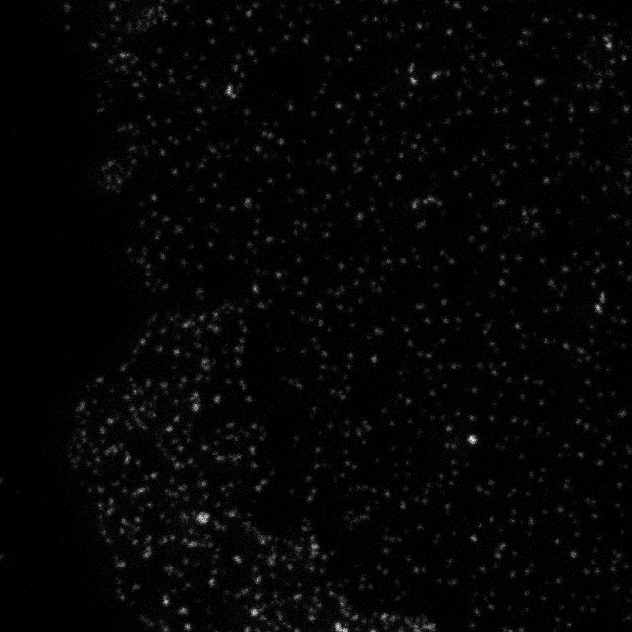
#> input picture mba-08/clusters.png, 632 x 632 px
$ jupyter execute MBA_08.ipynb
#> lines starting #> are read from the running program, lines starting #| are printed output that depends on the picture; after the words box and inside, x2 and y2 are one past the last pixel; in counts of white or black regions, pixels touching at a corner belong together
<center> <h5>Wintersemester 2024/25</h5> </center>
<center> <h1>Medizinische Bildanalyse</h1> </center>
<center> <h3>Aufgabenblatt 8</h3> </center>
<center> <h5>02. Dezember 2024</h5> </center>
<center> <h5>
    Prof. Dr. Thomas Schultz,
    <a href = "mailto: jlen@uni-bonn.de">Jonathan Lennartz</a>,
    <a href = "mailto: jgruen@uni-bonn.de">Dr. Johannes Grün</a>
</h5> </center>
<center> <h5>Abgabefrist: <b>09.12.2024, 10:00 Uhr, via eCampus</b></h5> </center>
</br>

### Aufgabe 1 (Evaluierung von Segmentierungen, 10 Punkte)

a) Wenn man den Vordergrund als positive Klasse, den Hintergrund als negative Klasse ansieht, kann man eine Bildsegmentierung in Vorder- und Hintergrund auch als binäre Klassifikationsaufgabe für jeden Pixel betrachten. Die Ergebnisse eines binären Klassifikators können richtig positiv (RP), falsch positiv (FP), richtig negativ (RN) oder falsch negativ (FN) sein. Gängige Maße zur Beurteilung binärer Klassifikatoren sind darauf aufbauend Sensitivität (recall) R=RP/(RP+FN), positiver Vorhersagewert (precision) P=RP/(RP+FP) und deren harmonisches Mittel
$$F_1=\frac{2}{R^{-1}+P^{-1}}$$
Zeigt, dass dieser $F_1$-Score und der in der Vorlesung definierte Dice-Score äquivalent sind. (5P)

_Lösung:_

$$F_1 = \frac{2}{R^{-1} + P^{-1}} = \frac{2}{\frac{RP + FN}{RP} + \frac{RP + FP}{RP}} = \frac{2}{\left( \frac{2 \cdot RP + FP + FN}{RP} \right)} = \frac{2 \cdot RP}{2 \cdot RP + FP + FN}$$

$$|A \cap B| = RP, |A| = RP + FP, |B| = RP + FN$$

$$DSC(A, B) = \frac{2 \cdot |A \cap B|}{|A| + |B|} = \frac{2 \cdot RP}{RP + FP + RP + FN} = \frac{2 \cdot RP}{2 \cdot RP + FP + FN} = F_1$$

b) Die in der Vorlesung definierten Dice- und IoU-Scores sind sehr ähnlich motiviert und formuliert. Tatsächlich verhalten sie sich auch sehr ähnlich. Zeigt, dass insbesondere stets folgende Ungleichung gilt: (5P)
$$\frac{1}{2}\mathrm{DSC}\leq \mathrm{IoU}\leq \mathrm{DSC}$$

_Lösung:_ Zunächst zeige $\frac{1}{2}DSC \leq IoU$:

$$\frac{1}{2}DSC = \frac{\vert A \cap B \vert}{\vert A \vert + \vert B \vert}  \leq \frac{\vert A \cap B \vert}{\vert A \vert + \vert B \vert - \vert A \cap B \vert}= IoU$$

Da der Schnitt immer größer gleich 0 ist, folgt dass die Ungleichung gilt, da der Nenner nur kleiner werden kann.

\begin{align*}
IoU &= & \frac{\vert A \cap B \vert}{\vert A \vert + \vert B \vert - \vert A \cap B \vert} &\leq \frac{2 \cdot (\vert A \cap B \vert)}{\vert A \vert + \vert B \vert} \\
&\Leftrightarrow & \vert A \cap B \vert \cdot (\vert A \vert + \vert B \vert) &\leq \vert A \cap B \vert \cdot (2\ \cdot \vert A \vert + 2 \cdot \vert B \vert - 2 \cdot \vert A \cap B \vert) \\
&\Leftrightarrow & 0 &\leq \vert A \cap B \vert \cdot (\vert A \vert + \vert B \vert - 2 \cdot \vert A \cap B \vert) \\
&\Leftrightarrow & 0 &\leq \vert A \cap B \vert \cdot (\vert A \cup B \vert - \vert A \cap B \vert) \\
\end{align*}

Da $A \cap B \subseteq A \cup B$ ist, folgt $|A \cap B| \le |A \cup B| \Leftrightarrow |A \cup B| - |A \cap B| \ge 0$. Zusätzlich gilt $|A \cap B| \ge 0$, also gilt die Ungleichung.

### Aufgabe 2 (Clustererkennung, 12 Punkte)

<center></center>
</br>
<center>Abbildung 2: Proteincluster von Zellmembranen in einem Mikroskopiebild.</center>
</br>
Die hellen Punkte in Abbildung 2 sind Proteincluster in einer Zellmembran und eine typische Aufgabe besteht darin, sie zu zählen. In dieser Aufgabe implementiert ihr dazu eine Pipeline, welche aus drei Teilen besteht: lokale Maximumerkennung, Glättung und Schwellenwert-Verfahren.
</br>

a) Erklärt kurz die Rolle von jeder Operation. Schreibt eine Funktion, welche die drei Operationen in einer logischen Reihenfolge auf ein Input-Bild anwendet. (3P)

Wir glätten zunächst, um Rauschen zu entfernen. Danach wenden wir einen Maximumfilter an, um die Proteincluster hervorzuheben. Schlussendlich wenden wir das Schwellenwertverfahren an, um das Bild zu binarisieren.

[cell 1]
import numpy as np
import matplotlib.pyplot as plt
from scipy.ndimage import gaussian_filter, maximum_filter
import skimage as ski

def protein_cluster_detection(input_image, sigma, min_distance, threshold):
    smoothed_image = gaussian_filter(input_image, sigma=sigma)
    local_max = maximum_filter(smoothed_image, size=min_distance)
    detected_clusters = np.where(local_max > threshold, 1, 0)

    fig, ax = plt.subplots(1, 4, figsize=(15, 10))
    ax[0].set_title("Input")
    ax[0].imshow(input_image, cmap='gray')
    ax[1].set_title("Nach Glättung")
    ax[1].imshow(smoothed_image, cmap='gray')
    ax[2].set_title("Nach Maximumerkennung")
    ax[2].imshow(local_max, cmap='gray')
    ax[3].set_title("Nach Binarisierung")
    ax[3].imshow(detected_clusters, cmap='gray')
    plt.show()

    return detected_clusters

input_image = ski.io.imread("clusters.png") / 255.0
#> input_image: shape (632, 632) float64; min 0, max 1, mean 0.021

clusters = protein_cluster_detection(input_image, 3, 10 , 0.1)
#> in protein_cluster_detection, `detected_clusters = np.where(local_max > threshold, 1, 0)`:
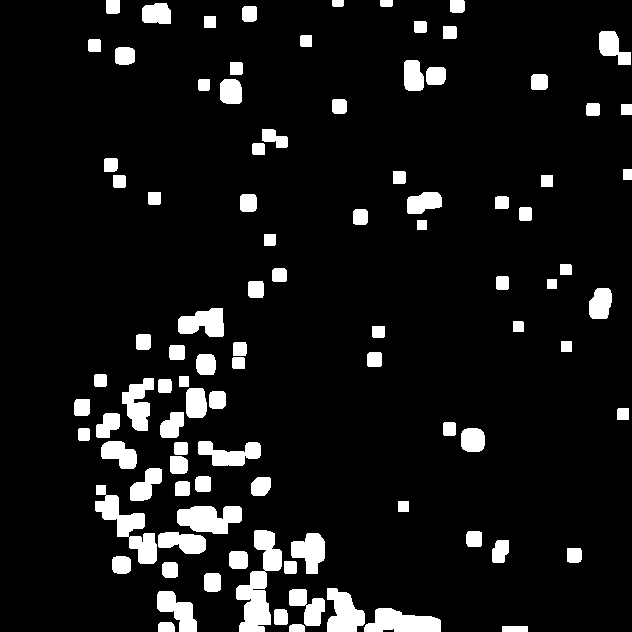
#> detected_clusters: shape (632, 632) int64; values 0 (black) and 1 (white), 8.8% white; 96 white regions, largest, box (x1, y1, x2, y2) and area: (236, 530, 282, 632) 2244, (95, 485, 157, 564) 1736, (177, 506, 242, 534) 1358

_Lösung:_

b) Erweitert die clustering Funktion so, dass sie ein Bild vor und nach jeder Operation plottet. (2P)

Siehe a)

c) Das Ziel dieser Teilaufgabe ist es Interaktionsmöglichkeiten mit dem Schwellenwert, der Standardabweichung für die Glättung, sowie der minimale Distanz zwischen Maxima über Schieberegler in die Visualisierung zu integrieren. Benutzt dazu die *interact* Methode aus den jupyter widgets. Um das unveränderliche Bild *image* zu übergeben benutzt die *fixed* Methode und für die veränderlichen Parameter *IntSlider* oder *FloatSlider*. Was sind sinvolle Wertbereiche für die jeweiligen Variablen? (5P)

[cell 2]
# Lösung
from ipywidgets import interact, IntSlider, FloatSlider, fixed

interact(protein_cluster_detection, input_image=fixed(input_image), sigma=FloatSlider(min=0.1, max=5, step=0.1, value=1.3),
        min_distance=IntSlider(min=1, max=30, step=1, value=5), threshold=FloatSlider(min=0.01, max=0.5, step=0.01, value=0.1))
#> the sliders are set to input_image = <module 'ipywidgets.fixed_' fr, sigma = 1.3, min_distance = 5, threshold = 0.1
#> (the call stopped at in protein_cluster_detection, `detected_clusters = np.where(local_max > threshold, 1, 0)`: ipywidgets is not available in this run)

d) Mit welchen Werten bekommt man ein sinnvolles Ergebnis? (2P)

_Lösung:_
</br>
Sinnvolle Werte sind sigma = 1.3, minimale Distanz zwischen den Maxima = 5, Schwellwert = 0.1.

### Aufgabe 3 (Wasserscheiden, 15 Punkte)
<p align="center">

&nbsp; &nbsp; &nbsp; &nbsp;

</p>
Ziel dieser Aufgabe ist es den Wasserscheiden-Algorithmus anzuwenden, um die Zellen in obigem Bild zu segmentieren und zu zählen.

a) Ladet das Bild ```nuclei.png``` in den Arbeitsspeicher. Benutzt einen geigneten Algorithums aus *skimage.filters* um einen Schwellenwert zu finden, der Vordergrund und Hintergrund separiert und plottet anschließend die resultierende Binärmaske. (2P)

[cell 3]
import matplotlib.pyplot as plt
import numpy as np
import skimage as ski

def plot_side_by_side(images):
    """
    Function to plot images side by side. For debugging and submission figures.

    images: list of images with roughly the same shape.
    """
    n = len(images)
    fig, axs = plt.subplots(1, n, figsize=(10, 5*n))
    for i, img in enumerate(images):
        axs[i].imshow(img)
    plt.setp(plt.gcf().get_axes(), xticks=[], yticks=[])
    return fig

[cell 4]
# Lösung:
img = ski.io.imread("nuclei.png", as_gray=True) / 255.0
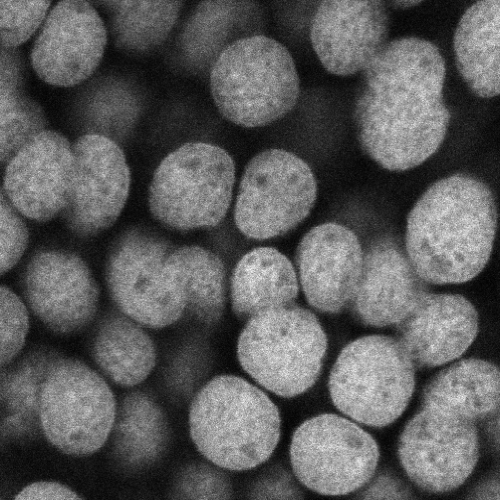
#> input picture mba-08/nuclei.png, 500 x 500 px
#> img: shape (500, 500) float64; min 0, max 0.00381, mean 0.0014

filtered = ski.filters.gaussian(img, sigma=3)
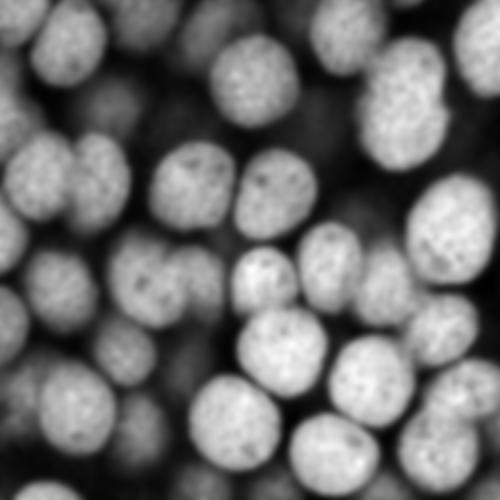
#> filtered: shape (500, 500) float64; min 0.000134, max 0.00308, mean 0.0014; drawn with min black and max white
threshold = ski.filters.threshold_otsu(filtered)
#> threshold = 0.00139
thresholded = np.where(filtered <= threshold, 0, 1)
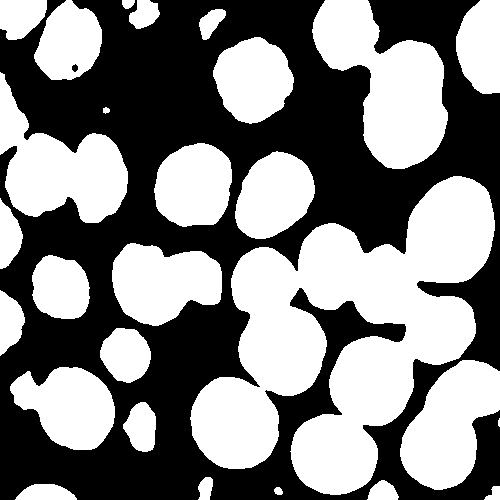
#> thresholded: shape (500, 500) int64; values 0 (black) and 1 (white), 50.5% white; 2 black regions, box (x1, y1, x2, y2) and area: (0, 0, 500, 500) 123718, (72, 64, 78, 72) 35

plt.imshow(thresholded, cmap="gray")
plt.show()

b) Um aus der Binärmaske eine topologische Karte für den Wasserscheiden-Algorithmus zu erzeugen, brauchen wir die Distanztransformation (vgl. Slide 23 Vorlesung 4). Wendet diese auf die Binärmaske an und plottet das Ergebnis. (2P)

[cell 5]
# Lösung:
import scipy as sp

distance = sp.ndimage.distance_transform_edt(thresholded)
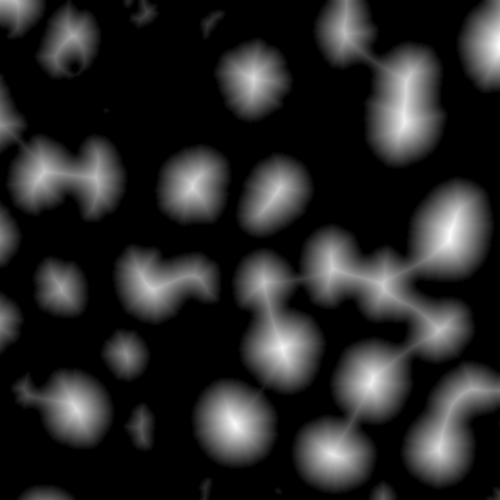
#> distance: shape (500, 500) float64; min 0, max 43.42, mean 6.7; drawn with min black and max white

plt.imshow(distance, cmap="gray")
plt.show()

c) Der Wasserscheiden-Algorithmus zählt Pixel immer dann als Grenze, wenn benachbarte Pixel zu verschiedenen Klassen gehören. Die zu berücksichtigenden Klassen können dabei durch Marker im Bild festgelegt werden. Geeignete Marker sind in unserem Fall lokale Maxima, wobei man eine gewisse Nachbarschaft berücksichtigen sollte um zu verhindern, dass dieselbe Zelle mehrere Marker enthält. Tragt diese Positionen in eine Maske ein und nutzt dafür fortlaufende positive Zahlen, sodass am Schluss jedes Maximum ein eindeutiges Label hat. (5P)
_Tipp: peak_local_max ist die Funktion der Wahl. Dabei könnt ihr eure Suche durch das label-Argument auf den Vordergrund einschränken und mit footprint die Nachbarschaft bestimmen, in der ein Pixel ein Maximum sein muss um gezählt zu werden._

[cell 6]
# Lösung:
from skimage.feature import peak_local_max

coords = peak_local_max(distance, footprint=np.ones((3,3)), labels=thresholded)
#> coords = 164 pairs, first value 1 to 498, second value 1 to 498
mask = np.zeros(distance.shape, dtype=bool)
mask[tuple(coords.T)] = True
markers, num_features = sp.ndimage.label(mask)

plt.imshow(mask, cmap="gray")
plt.show()
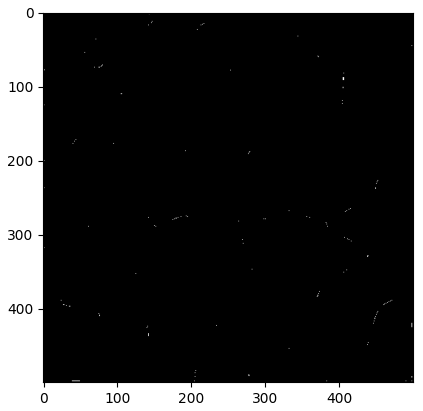
#> figure drawn by matplotlib, 1 panel

print(f"Found {num_features} features")

d) Benutzt den Wasserscheiden-Algorithmus aus dem *skimage.segmentation* Modul mit den Parametern die ihr bisher berechnet habt um die Zellen zu segmentieren und plottet das Ergebnis. (2P)
_Tipp: Denkt an die Maske, die Vordergrund von Hintergrund trennt._

[cell 7]
# Lösung:
from skimage.segmentation import watershed

# Hier -distance, da wir die Maxima (helle Stellen) als "Täler" interpretieren wollen
labels = watershed(-distance, markers, mask=thresholded)
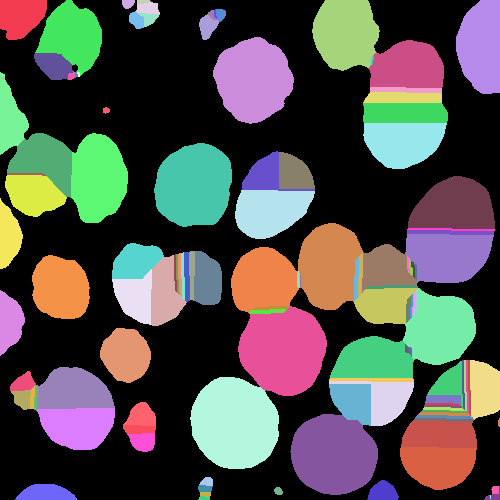
#> labels: shape (500, 500) int32; 123 distinct labels, from 0 to 122; one colour per label, 0 black

plot_side_by_side([img, distance, labels])
#> in plot_side_by_side, `n = len(images)`: n = 3
#> the loop in plot_side_by_side, `for i, img in enumerate(images):` made 3 passes
plt.show()

e) Momentan erscheinen die Ergebnisse übersegmentiert. Wie könnte man dieses Problem reduzieren? Schreibt eine Funktion, die eure bisherige Pipeline um euren Trick ergänzt. (3P)
_Tipp: Das Ergebnis sollte ungefähr so aussehen wie das Schaubild am Anfang der Aufgabe._

Wir könnten dieses Problem umgehen, indem wir die minimale Distanz zwischen zwei Maxima erhöhen. Hier übergeben wir der Funktion $\verb|peak_local_max|$ den Wert $\verb|min_distance=40|$ und wenden dann den Watershed Algorithmus an.

[cell 8]
# Lösung:
import scipy as sp

coords = peak_local_max(distance, min_distance=40, footprint=np.ones((3,3)), labels=thresholded)
#> coords = 27 pairs, first value 40 to 454, second value 44 to 459
mask = np.zeros(distance.shape, dtype=bool)
mask[tuple(coords.T)] = True
markers, _ = sp.ndimage.label(mask)

labels = watershed(-distance, markers, mask=thresholded)
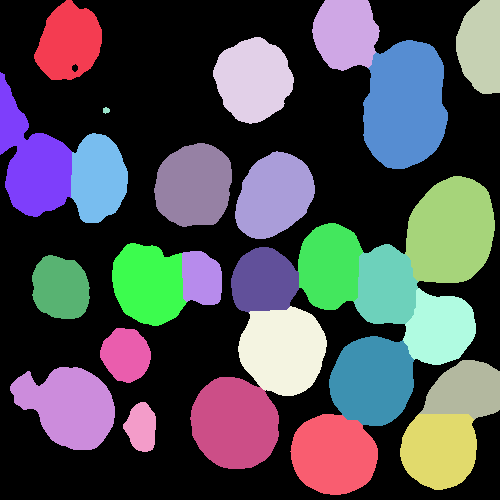
#> labels: shape (500, 500) int32; 28 distinct labels, from 0 to 27; one colour per label, 0 black

comp = ski.io.imread("watershed.png", as_gray=True)
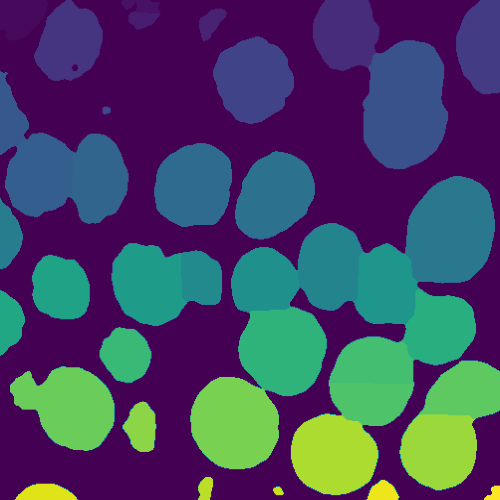
#> input picture mba-08/watershed.png, 500 x 500 px
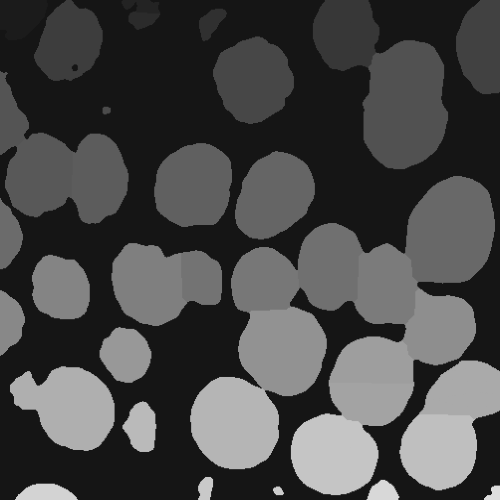
#> comp: shape (500, 500) float64; min 0.0832, max 0.869, mean 0.287

print("Links: unser Ergebnis; rechts: Vergleichsbild")

plot_side_by_side([labels, comp])
#> the loop in plot_side_by_side (call 2), `for i, img in enumerate(images):` made 2 passes
plt.show()
